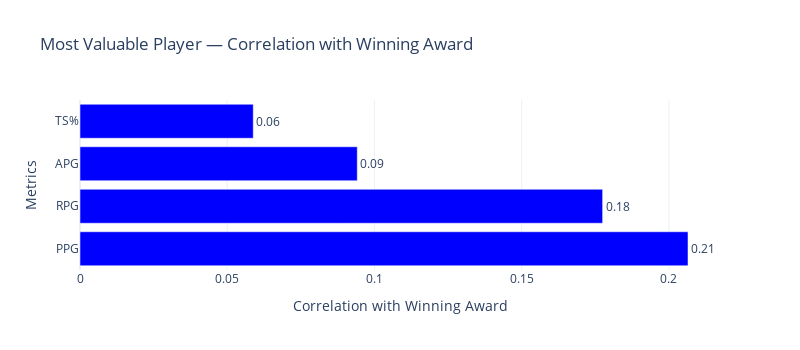

This figure's notebook cell:
### Markdown cell above
As can be seen, for the **Most Improved Player (MIP)** award, although the influence is relatively small, having better stats in **points**, **rebounds**, and **assists per game** increases a player’s chances of winning the award.

### Code cell
apd.mvp_analyze()

### Figure 1 — Plotly figure (JSON) as saved in the notebook; plotly's stock layout.template omitted (floating-point values rounded to 4 significant figures)
{"data": [{"marker": {"color": ["blue", "blue", "blue", "blue"]}, "orientation": "h", "text": ["0.21", "0.18", "0.09", "0.06"], "textposition": "outside", "type": "bar", "x": [0.2065, 0.1775, 0.09417, 0.05885], "y": ["PPG", "RPG", "APG", "TS%"]}], "layout": {"height": 350, "title": {"text": "Most Valuable Player — Correlation with Winning Award"}, "width": 800, "xaxis": {"title": {"text": "Correlation with Winning Award"}}, "yaxis": {"title": {"text": "Metrics"}}}}
